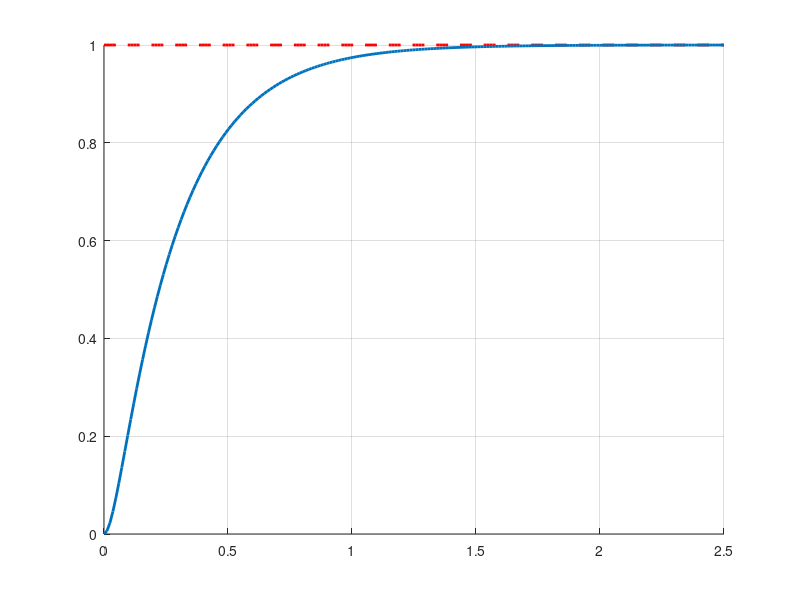

Recreate this plot in MATLAB. (Note: this script raises an error after producing the figure.)
clear; clc; clf
set(0, 'DefaultLineLineWidth', 2);
%%
with_feedback = true;
with_controler = true;
%%

R = 10e3;
C = 10e-6;

taw = R*C;

s = tf('s');
G = 1 / ((taw^2)*s^2 + 3*taw*s + 1);

t_end = 2.5;
[y_op, t] = step(G, t_end);

u = ones(size(t));
figure(1); clf; hold on; grid on

plot(t, u, 'r--', 'displayName', 'ref')
plot(t, y_op, 'displayName', 'open loop')

KP = 10;
KI = KP* (1 / (10e3 * 10e-6));
KD = KP* (10e3 * 10e-6);

C = pid(KP);
H = feedback(G*C, 1);
[yc, t] = step(H, t_end);
plot(t, yc, 'g', 'displayName', ['with P controler', ' P=', num2str(C.Kp)])

C = pid(KP, KI);
H = feedback(G*C, 1);
[yc, t] = step(H, t_end);
plot(t, yc, 'm', 'displayName', ['with PI controler', ' Ki=', num2str(C.Ki)])


C = pid(KP, KI, KD);
H = feedback(G*C, 1);
[yc, t] = step(H, t_end);
plot(t, yc, 'k', 'displayName', ['with PID controler', ' Kd=', num2str(C.Kd)])

title('Step Response');
xlabel('Time (seconds)'); ylabel('Amplitude');
legend('show')


%% ###################################
% t_end = 2.5;
% s = tf('s');
% 
% taw=0.1 ; zita=0.2;
% 
% G = (1) / (taw*s*(taw*s+2*zita));
% G = feedback(G, 1);
% 
% [y_op, t] = step(G, t_end);
% u = ones(size(t));
% hold on
% title_ = {['\tau : ', num2str(taw), ' ,  \xi: ', num2str(zita)]};
% plot(t, u, 'k--', 'displayName', 'ref')
% plot(t, y_op, 'displayName', 'open loop')
% 
% if with_feedback
%     H = feedback(G, 1);
%     [y_cl, t] = step(H, t_end);
%     plot(t, y_cl, 'displayName', 'closed loop')
% end
% 
% if with_controler
    opt = pidtuneOptions('DesignFocus', 'disturbance-rejection');
    [C, info ] = pidtune(G, 'pid')
    C.Kp;
    Ti = C.Kp / C.Ki;
    Td = C.Kd / C.Kp;
    H = feedback(G*C, 1);
%     
%     [yc, t] = step(H, t_end);
%     plot(t, yc, 'b--', 'displayName', 'with PID controler')
%     title_ = {title_{:}, ['PID: K_p: ', num2str(C.Kp), ', T_i: ', num2str(Ti), ', T_d: ', num2str(Td)]};
% end
% title(title_);
% legend('show')
% grid on